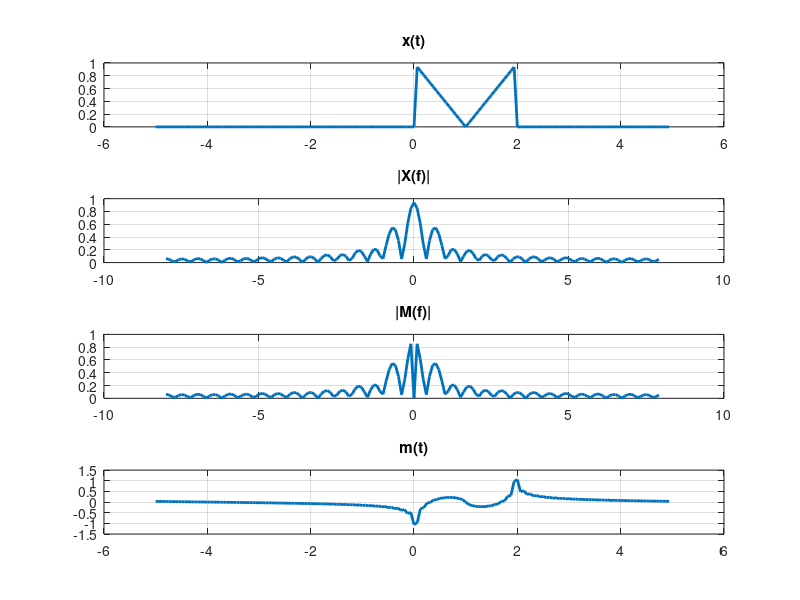

This figure's MATLAB source:
%% ADC Lab Task #6

%% Data

Fs = 16;
T0 = 10;
Ts = 1/Fs;
F0 = 1/T0;

t = [-T0/2:Ts:T0/2-Ts]';
f = [-Fs/2:F0:Fs/2-F0]';

%% x(t)

u2 = t>=2;
u0 = t>0;

x = (abs(t-1)).*(u0-u2);

%% X(f)

X = fftshift(fft(x/Fs));

%% M(f)

M = -j*sign(f).*X;

%% m(t)

m = ifft(ifftshift(M))*Fs;

%% Graphs

figure
subplot(411), plot(t,x,'Linewidth',2), title('x(t)'), grid on
subplot(412), plot(f,abs(X),'Linewidth',2), title('|X(f)|'), grid on
subplot(413), plot(f,abs(M),'Linewidth',2), title('|M(f)|'), grid on
subplot(414), plot(t,real(m),'Linewidth',2), title('m(t)'), grid on